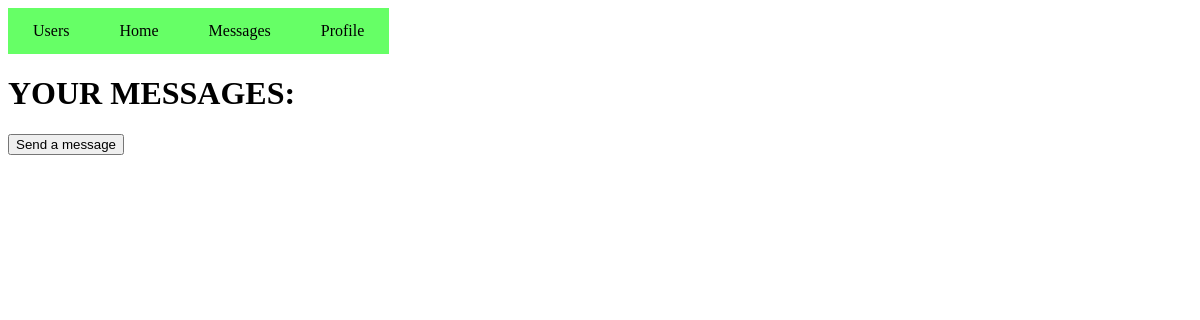
The page /messages/view/ (signed in) on the database as committed earlier.
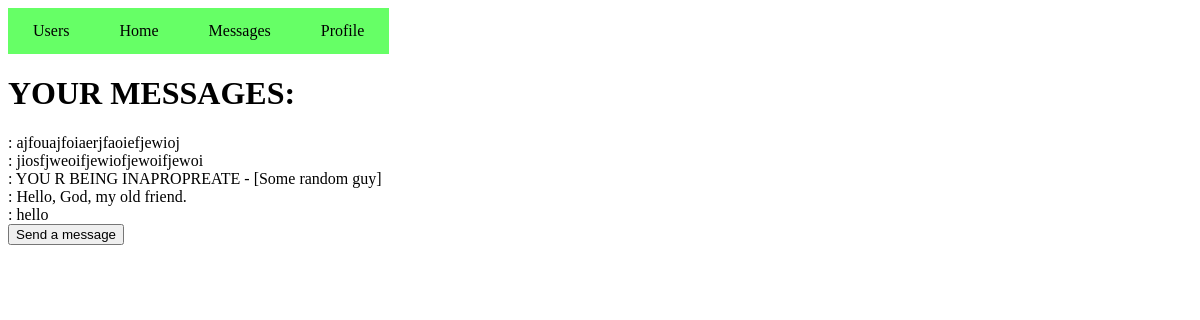
The same page on the database as committed later.
### adminApp/models.py (models this page shows)
class message(models.Model):
    inputField = models.TextField(max_length=100000000000000000000)
    To = models.ForeignKey(to=User, related_name="user_to", on_delete=models.CASCADE)
    From = models.ForeignKey(to=User, related_name="user_from", on_delete=models.CASCADE)

### adminApp/views.py (the view)
# urls.py: path('messages/view/', adminViews.viewListOfMessages),
@login_required
def viewListOfMessages(request):
    if request.user.is_superuser:
        template = "messages_admin.html"
    else:
        template = "messages_nonadmin.html"
    return render(request, template, {"Messages" : FilterToUser(request)})

### adminApp/views.py (called while the page is built)
def FilterToUser(request):
    return message.objects.filter(To=request.user)

### templates/messages_admin.html
{% extends "base1.html" %}
{% block content %}
{% include "messages.html" %}
{% endblock %}

### templates/base1.html (shortened to what this page needs)
<!DOCTYPE html>
<html lang="en">
<head>
</head>
<body>
<a href="/adminpage/users/">Users</a><a href="/">Home</a><a href="/messages/">Messages</a><a href="/accounts/profile/">Profile</a>
{% block content %}
{% endblock %}
</body>
</html>

### templates/messages.html
<h1>YOUR MESSAGES:</h1>
{% for messages in Messages %}
    {{ messages.From }} : {{ messages.inputField }}
    <br>
{% endfor %}
<form action="/messages/send/">
    <button type="submit">Send a message</button>
</form>

### templates/base1.html (style rules this page uses)
a:link, a:visited { background-color: #66ff66; color: black; padding: 14px 25px; text-align: center; text-decoration: none; display: inline-block; }

Rows that differ between the two databases and show on the page:
added message: inputField "ajfouajfoiaerjfaoiefjewioj"
added message: inputField "jiosfjweoifjewiofjewoifjewoi"
added message: inputField "YOU R BEING INAPROPREATE - [Some random guy]"
added message: inputField "Hello, God, my old friend."
added message: inputField "hello"
